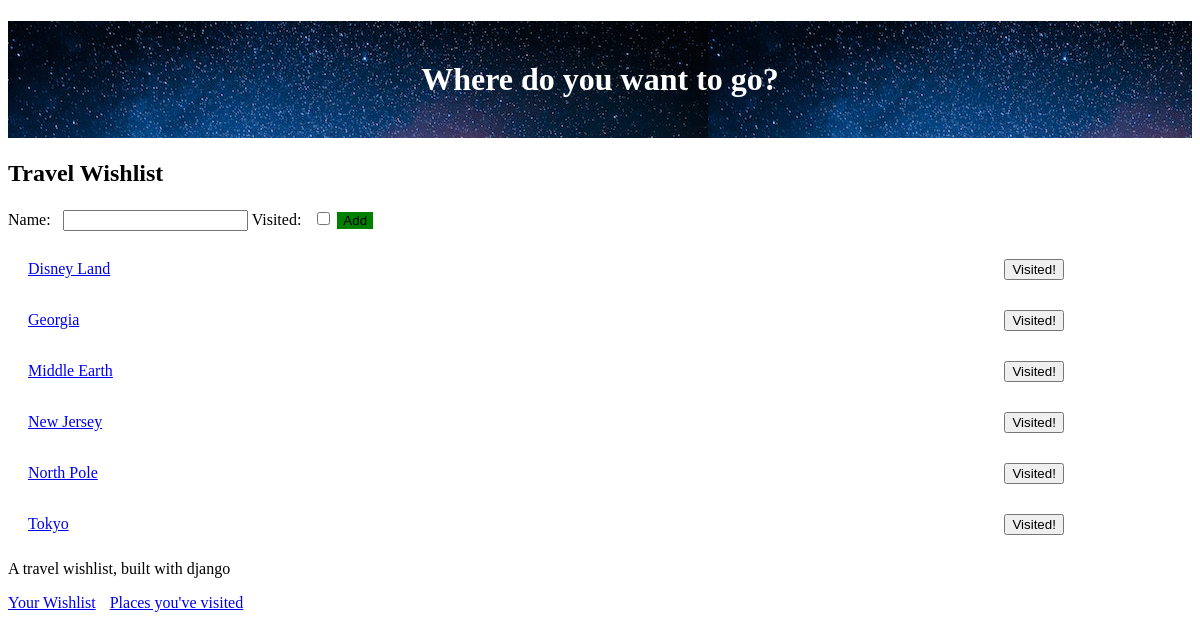
The app's page / (signed in), older data.
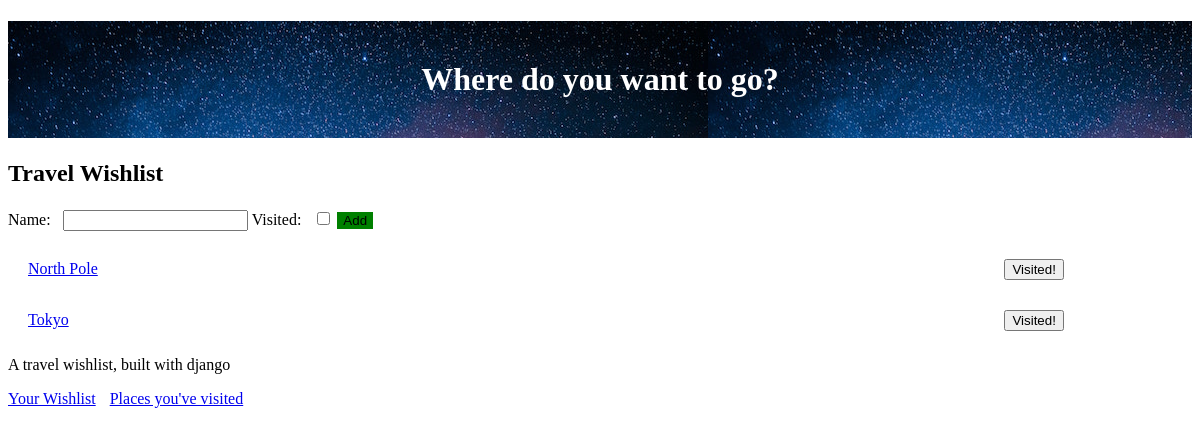
The same page, newer data.
### travel_wishlist/models.py (models this page shows, shortened)
class Place(models.Model):
    user = models.ForeignKey('auth.User', null=False, on_delete=models.CASCADE)
    name = models.CharField(max_length=200)
    visited = models.BooleanField(default=False)
    notes = models.TextField(blank=True, null=True)
    date_visited = models.DateField(blank=True, null=True)
    photo = models.ImageField(upload_to='user_images/', blank=True, null=True)

### travel_wishlist/views.py (the view, shortened to what this page needs)
# urls.py: path('', views.place_list, name='place_list'),
@login_required
def place_list(request):
    places = Place.objects.filter(user=request.user).filter(visited=False).order_by('name')
    new_place_form = NewPlaceForm() # used to create HTML
    return render(request, 'travel_wishlist/wishlist.html', {'places': places, 'new_place_form': new_place_form})

### travel_wishlist/forms.py
class NewPlaceForm(forms.ModelForm):
    class Meta:
        model = Place
        fields = ('name', 'visited')

### travel_wishlist/templates/travel_wishlist/wishlist.html (shortened to what this page needs)
{% extends 'travel_wishlist/base.html' %}
{% block content %}
<h2>Travel Wishlist</h2>
<form method="POST" action="{% url 'place_list' %}">
   {{ new_place_form }}
   <button id="add-new-place" type="submit">Add</button>
</form>
 {% for place in places %}
 <div class="wishlist-place">
   <span id="place-name-{{ place.pk }}" class="place-name">
    <a href="{% url 'place_detail' place.pk %}">{{ place.name }}</a>
  </span>
   <form class="visited-form" method="POST" action="{% url 'place_was_visited' place.pk %}">
      <button id="visited-button-{{ place.pk }}" type="">Visited!</button>
   </form>
 </div>
 {% empty %}
   <p>You have no places in your wishlist.</p>
 {% endfor %}
 {% endblock %}

Row changes from the older to the newer data that the page shows:
no longer on this page (row edited): Place: name "Disney Land"
no longer on this page (row edited): Place: name "Georgia"
no longer on this page (row edited): Place: name "Middle Earth"
no longer on this page (row edited): Place: name "New Jersey"
